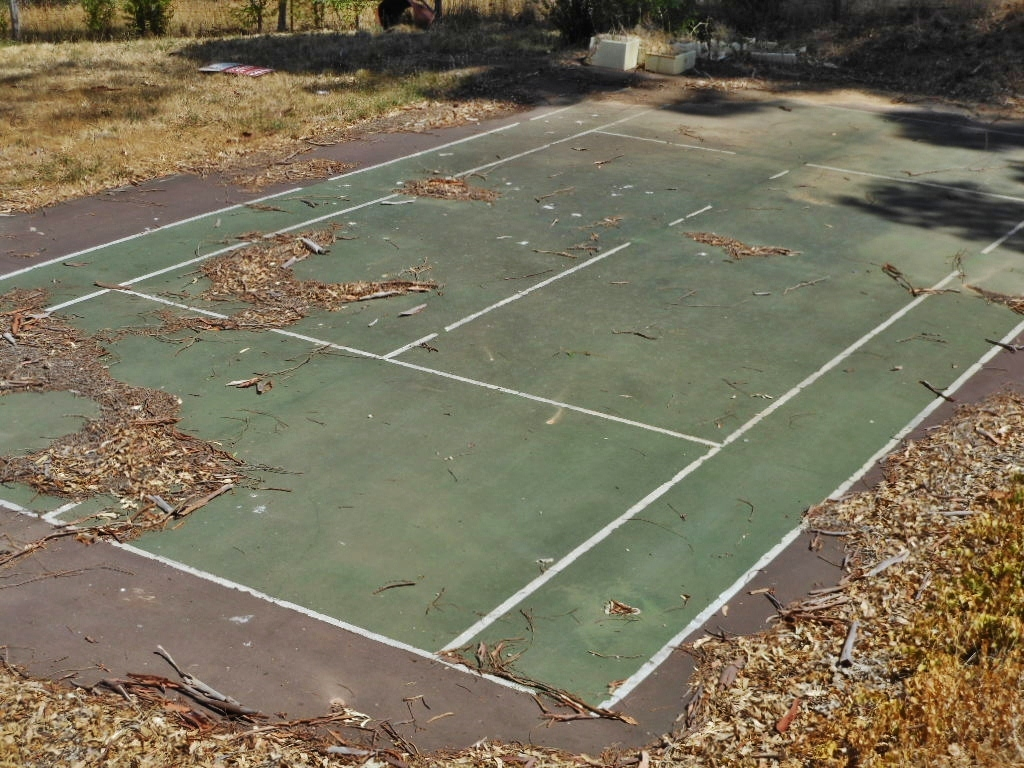
%> input picture public/img/csc420/A1/tennisCourt.jpg, 1024 x 768 px
$ octave fourA.m   (GNU Octave 9; MATLAB toolbox functions it lacks are replaced by stand-ins)
%> lines starting %> are read from the running program, lines starting %| are printed output that depends on the picture; in (x1, y1, x2, y2) boxes, pixels count from 0 and x2, y2 are one past the last pixel; in counts of white or black regions, pixels touching at a corner belong together; the program's own positions count from 1
tennisCourt = rgb2gray(imread('./tennisCourt.jpg'));
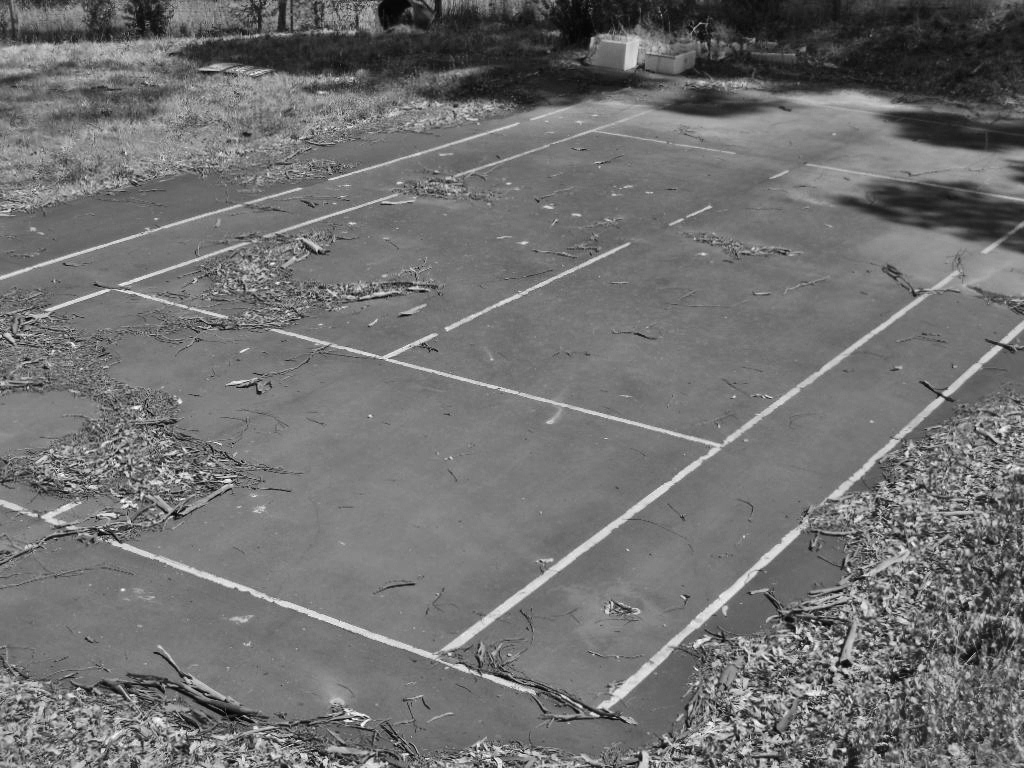
%> tennisCourt: size 768x1024 uint8; min 1, max 252, mean 112.6
figure;
imshow(edge(tennisCourt,'Canny', 0.5,'both'), []);
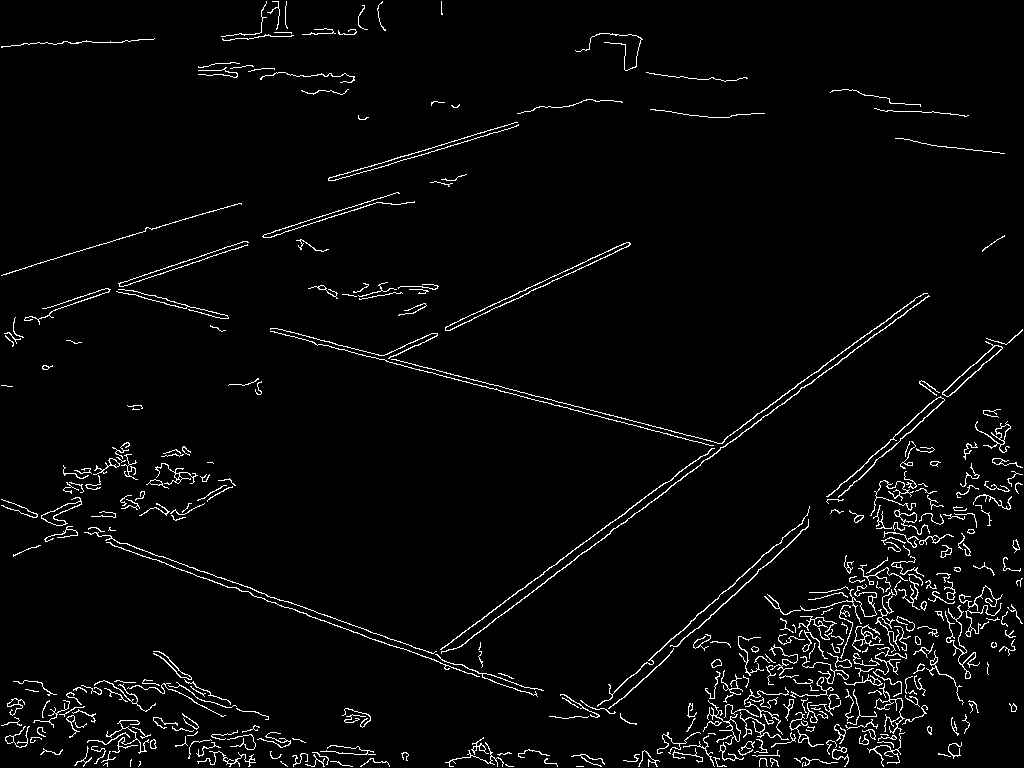
%> displayed picture: size 768x1024, on the screen's scale of 0 to 255; 3.3% white in thin lines or dots

% [15 lines of commented-out code are left out]
